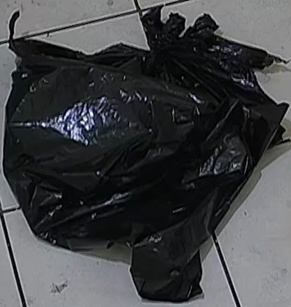
#> input picture innova-ai-investigation-runtime/resources/examples/query.jpg, 291 x 307 px; its folder holds only this picture in this run
$ python -i similarity_search.py   (imports and definitions only)
#> lines starting #> are read from the running program, lines starting #| are printed output that depends on the picture
#> further down, picture is the input picture: shape (307, 291, 3); mean B, G, R 69.9, 67.5, 66
from __future__ import annotations

from dataclasses import dataclass

import cv2
import numpy as np

from . import config


@dataclass(slots=True)
class QuerySignature:
    image: np.ndarray
    gray: np.ndarray
    edges: np.ndarray
    histogram: np.ndarray
    scaled_templates: tuple[tuple[float, int, int, np.ndarray, np.ndarray], ...]
    keypoints: tuple[cv2.KeyPoint, ...]
    keypoints_count: int
    descriptors: np.ndarray | None
    width: int
    height: int
    aspect_ratio: float


@dataclass(slots=True)
class MatchCandidate:
    bbox: tuple[int, int, int, int]
    scale: float
    template_score: float
    color_score: float
    feature_score: float
    structure_score: float
    final_score: float


class SimilaritySearcher:
    def __init__(self) -> None:
        self.orb = cv2.ORB_create(nfeatures=500)
        self.matcher = cv2.BFMatcher(cv2.NORM_HAMMING, crossCheck=False)

    def build_query_signature(self, image: np.ndarray) -> QuerySignature:
        prepared = self._prepare_image(image)
        gray = self._prepare_gray(prepared)
        edges = self._compute_edges(gray)
        histogram = self._compute_histogram(prepared)
        scaled_templates = self._build_scaled_templates(gray, edges)
        keypoints, descriptors = self.orb.detectAndCompute(gray, None)
        height, width = prepared.shape[:2]

        return QuerySignature(
            image=prepared,
            gray=gray,
            edges=edges,
            histogram=histogram,
            scaled_templates=scaled_templates,
            keypoints=tuple(keypoints),
            keypoints_count=len(keypoints),
            descriptors=descriptors,
            width=width,
            height=height,
            aspect_ratio=width / max(height, 1),
        )

    # [54 lines left out: function search, not called in this run]

    def _prepare_image(self, image: np.ndarray) -> np.ndarray:
        height, width = image.shape[:2]
#> height = 307; width = 291
        longest_side = max(height, width)
#> longest_side = 307
        if longest_side <= 320:
            return image.copy()

        scale = 320 / longest_side
        new_size = (int(width * scale), int(height * scale))
        return cv2.resize(image, new_size, interpolation=cv2.INTER_AREA)

    def _prepare_gray(self, image: np.ndarray) -> np.ndarray:
        gray = cv2.cvtColor(image, cv2.COLOR_BGR2GRAY)
        gray = cv2.GaussianBlur(gray, (5, 5), 0)
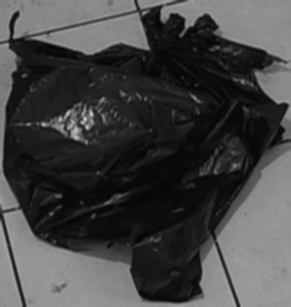
#> gray: shape (307, 291); min 4, max 203, mean 67.3
        clahe = cv2.createCLAHE(clipLimit=2.0, tileGridSize=(8, 8))
        return clahe.apply(gray)
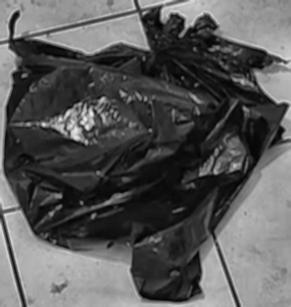
#> returned value: shape (307, 291); min 3, max 236, mean 88.3

    def _compute_edges(self, gray_image: np.ndarray) -> np.ndarray:
        return cv2.Canny(gray_image, 60, 160)
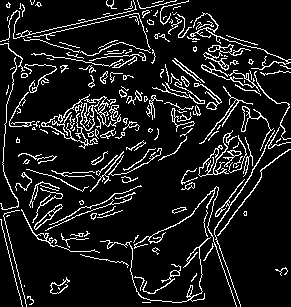
#> returned value: shape (307, 291); 10.9% white in thin lines or dots

    def _compute_histogram(self, image: np.ndarray) -> np.ndarray:
        hsv = cv2.cvtColor(image, cv2.COLOR_BGR2HSV)
#> hsv: shape (307, 291, 3); mean H, S, V 93.7, 33, 70.2
        histogram = cv2.calcHist([hsv], [0, 1], None, [24, 24], [0, 180, 0, 256])
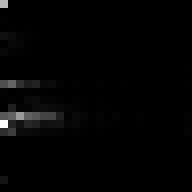
#> histogram: shape (24, 24) float32 (shown 8 times larger); min 0, max 10572, mean 155.1; drawn with min black and max white
#> in build_query_signature, `histogram = self._compute_histogram(prepared)`: histogram = 576 values, max 0.564 at index 360, min 0 at index 1, mean 0.00828
        return cv2.normalize(histogram, None).flatten()

    def _build_scaled_templates(
        self,
        query_gray: np.ndarray,
        query_edges: np.ndarray,
    ) -> tuple[tuple[float, int, int, np.ndarray, np.ndarray], ...]:
        query_height, query_width = query_gray.shape[:2]
#> query_height = 307; query_width = 291
        templates: list[tuple[float, int, int, np.ndarray, np.ndarray]] = []
        for scale in config.TEMPLATE_SCALES:
            template_width = max(int(query_width * scale), config.MIN_WINDOW_SIZE)
            template_height = max(int(query_height * scale), config.MIN_WINDOW_SIZE)
            template_gray = cv2.resize(
                query_gray,
                (template_width, template_height),
                interpolation=cv2.INTER_AREA,
            )
            template_edges = cv2.resize(
                query_edges,
                (template_width, template_height),
                interpolation=cv2.INTER_AREA,
            )
            templates.append((scale, template_width, template_height, template_gray, template_edges))
#> after the loop, templates = []
        return tuple(templates)

    # [365 lines left out: functions _propose_regions, _extract_contour_proposals, _extract_top_matches, _compare_histograms, _compare_features, _compare_structure and 8 more, not called in this run]

>>> import cv2
>>> picture = cv2.imread('../../resources/examples/query.jpg')
#> (the run stopped early here; a loop or call above may not have finished)
